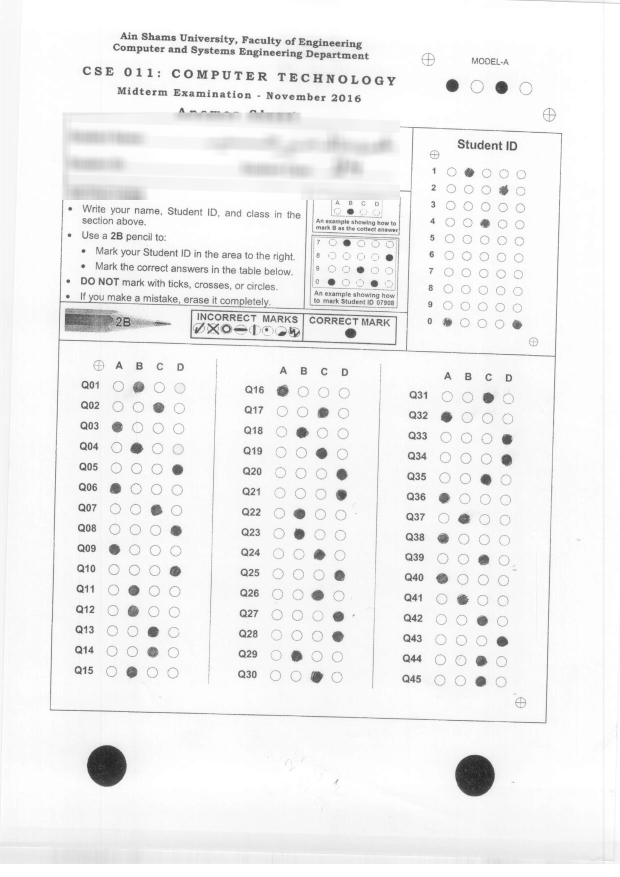
#> input picture sample.png, 1240 x 1753 px (shown at 1/2 size)
$ python -i FirstApproach.py   (imports and definitions only)
#> lines starting #> are read from the running program, lines starting #| are printed output that depends on the picture; after the words box and inside, x2 and y2 are one past the last pixel; in counts of white or black regions, pixels touching at a corner belong together
#> further down, picture is the input picture: shape (1753, 1240, 3); min 25, max 255, mean 241.6
import numpy as np
import cv2
import math
import Constants


# [127 lines left out: functions mark, sort_contours, display_normal, optimize_image_rotation, crop_answer_section, have_nearby_contours, not called in this run]


def find_question_contours(image, blur=False, erode=False):
#> called with blur = False, erode = False
    gray = cv2.cvtColor(image, cv2.COLOR_BGR2GRAY)
    if blur:
        blurred_gray = cv2.GaussianBlur(gray, (3, 3), 1)
        edged = cv2.Canny(blurred_gray, 75, 150)
    else:
        edged = cv2.Canny(gray, 75, 150)
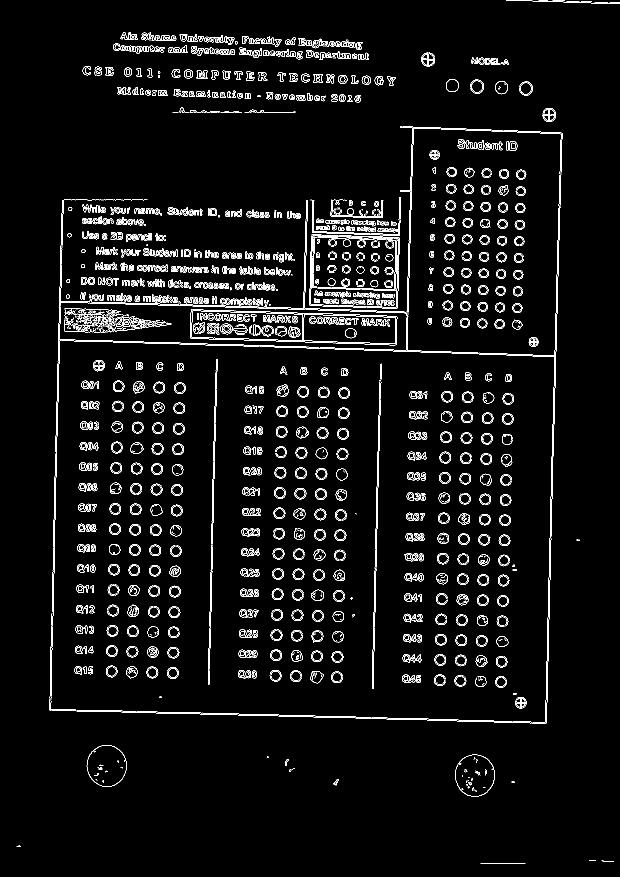
#> edged: shape (1753, 1240) (shown at 1/2 size); 4.3% white in thin lines or dots
    # display_normal("Edge",edged)

    # todo : make it more generic to remove all lines
    # remove annoying vertical lines longer than 15 pixels
    linek = np.zeros((15, 11), dtype=np.uint8)
    linek[..., 5] = 1
    vlines = cv2.morphologyEx(edged, cv2.MORPH_OPEN, linek)
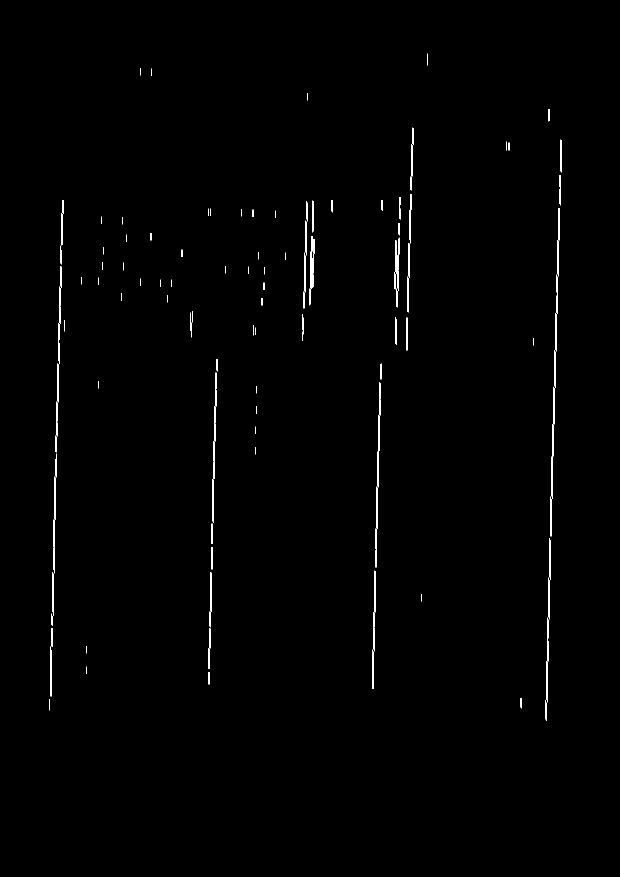
#> vlines: shape (1753, 1240) (shown at 1/2 size); 0.48% white in thin lines or dots, all inside (x1, y1, x2, y2) = (99, 107, 1124, 1442)
    edged = edged - vlines
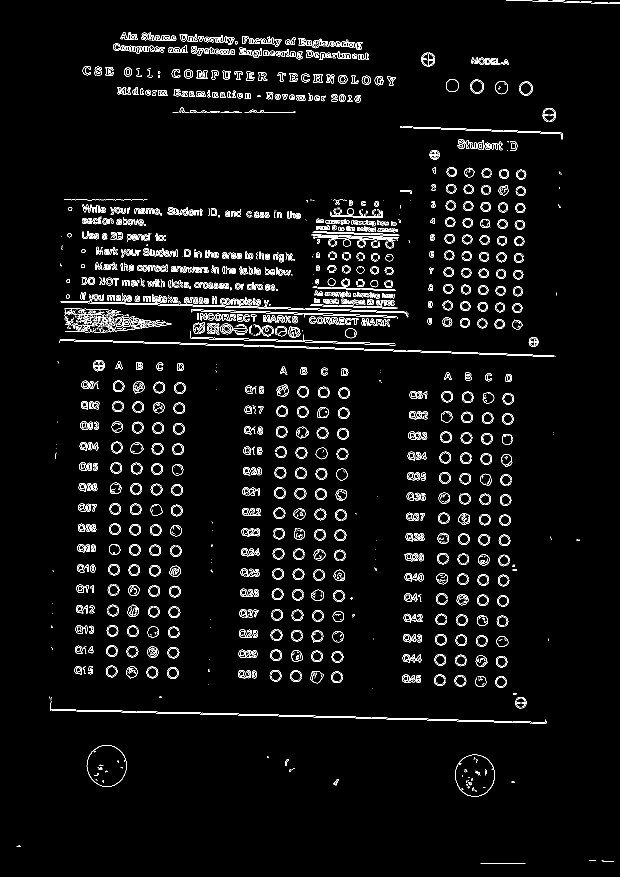
#> edged: shape (1753, 1240) (shown at 1/2 size); 3.8% white in thin lines or dots
    # display_normal("vLines",edged)

    # Dilate circles trying to complete them
    kernel = cv2.getStructuringElement(cv2.MORPH_ELLIPSE, (4, 4))
    edged = cv2.dilate(edged, kernel)
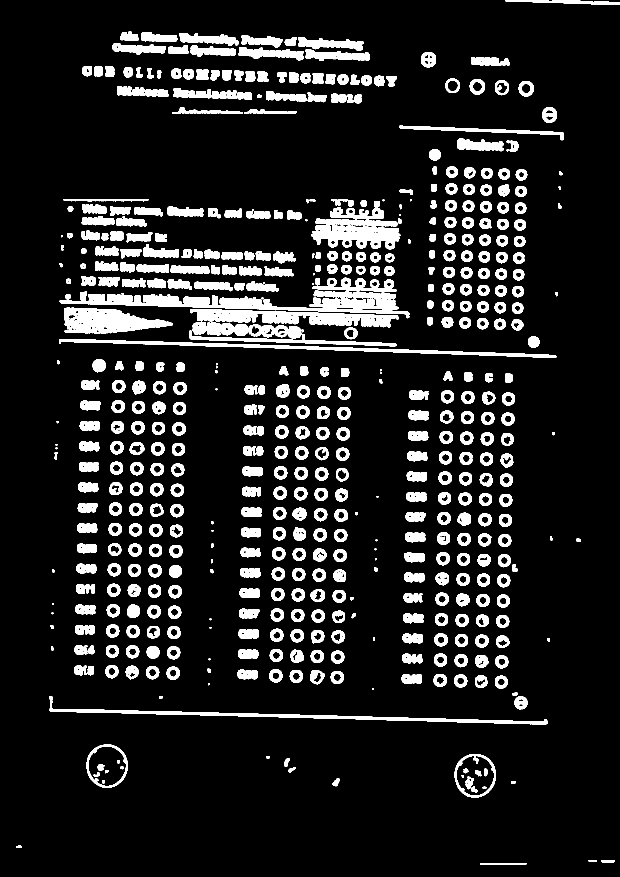
#> edged: shape (1753, 1240) (shown at 1/2 size); 12.3% white; 543 white regions (32 under 20 px)

    # find contours in the thresholded image, then initialize
    # the list of contours that correspond to questions
    cnts = cv2.findContours(edged, cv2.RETR_EXTERNAL,
                            cv2.CHAIN_APPROX_SIMPLE)
#> cnts = 529 contours, 40 with area under 20; largest, box (x1, y1, x2, y2) and area: (119, 583, 819, 637) 8610, (381, 618, 797, 655) 7940, (622, 436, 801, 499) 7348, (128, 615, 345, 668) 7246, (909, 1508, 992, 1595) 5624
    cnts = cnts[1]
#> cnts = 529 rows, first 6: [1, -1, -1, -1], [2, 0, -1, -1], [3, 1, -1, -1], [4, 2, -1, -1], [5, 3, -1, -1], [6, 4, -1, -1]
    question_cnts = filter_contours(cnts, image)
    if erode:
        im_with_erode = edged.copy()
        cv2.drawContours(im_with_erode, question_cnts, -1, (255, 255, 255), -1)
        im_with_erode = cv2.morphologyEx(im_with_erode, cv2.MORPH_OPEN,
                                         cv2.getStructuringElement(cv2.MORPH_ELLIPSE, (15, 15)))
        im_with_erode = cv2.bitwise_and(im_with_erode, edged)
        cnts = cv2.findContours(im_with_erode, cv2.RETR_EXTERNAL,
                                cv2.CHAIN_APPROX_SIMPLE)
        cnts = cnts[1]
        question_cnts = filter_contours(cnts, image)

    return question_cnts


def filter_contours(cnts, image):
    question_cnts = []
    # loop over the contours
    for c in cnts:
        # compute the bounding box of the contour, then use the
        # bounding box to derive the aspect ratio
        (x, y, w, h) = cv2.boundingRect(c)
        ar = w / float(h)
        if y > image.shape[0] - 20:
            continue
        if x < 10:
            continue
        if 200 <= x <= 345:
            continue
        if 500 <= x <= 670:
            continue
        if len(c) < 5:
            continue
        if w < 20 or h < 20:
            continue
        if have_nearby_contours(question_cnts, c):
            continue

        # in order to label the contour as a question, region
        # should be sufficiently wide, sufficiently tall, and
        # have an aspect ratio approximately equal to 1
        question_cnts.append(c)
#> this loop made 1 pass
#> after the loop, question_cnts = []
    return question_cnts


# todo: If we have less than 180 choice, then cluster them each related 4 together and neglect the remaining
def get_answers(image):
    question_cnts = find_question_contours(image.copy())
    if len(question_cnts) != 45 * 4:
        question_cnts = find_question_contours(image.copy(), True)

    if len(question_cnts) != 45 * 4:
        question_cnts = find_question_contours(image.copy(), True, True)

    if len(question_cnts) != 45 * 4:
        raise Exception("Didn't found all possible answers, only found {0}".format(len(question_cnts)))

    gray = cv2.cvtColor(image, cv2.COLOR_BGR2GRAY)

    ret, thresh = cv2.threshold(gray, 0, 255, cv2.THRESH_BINARY_INV | cv2.THRESH_OTSU)
    answers = {}
    question_cnts, bounding_boxes = sort_contours(question_cnts, "top-to-bottom")
    # each question has 4 possible answers, to loop over the
    # question in batches of 4
    for (q, i) in enumerate(np.arange(0, len(question_cnts), 12)):
        # sort the contours for the current question from
        # left to right, then initialize the index of the
        # bubbled answer
        cnts = sort_contours(question_cnts[i:i + 12])[0]
        for i in np.arange(0, 12, 4):
            question = q + (i // 4) * 15 + 1
            single_q_cnts = cnts[i:i + 4]
            ratios = []
            # loop over the sorted contours
            for (j, c) in enumerate(single_q_cnts):
                # construct a mask that reveals only the current
                # "bubble" for the question
                mask = np.zeros(thresh.shape, dtype="uint8")
                cv2.drawContours(mask, [c], -1, 255, -1)
                # apply the mask to the thresholded image, then
                # count the number of non-zero pixels in the
                # bubble area
                mask = cv2.bitwise_and(thresh, thresh, mask=mask)

                area = cv2.contourArea(c)
                total = cv2.countNonZero(mask)
                ratio = total / area

                ratios.append(ratio)

            r1, r2 = sorted(ratios, reverse=True)[0:2]
            if (abs(r2-r1)) < 0.25:
                answers[question] = 0
            else:
                answers[question] = ratios.index(max(ratios))+1
    return answers

>>> import cv2
>>> picture = cv2.imread('sample.png')
#> (the run stopped early here; a loop or call above may not have finished)
